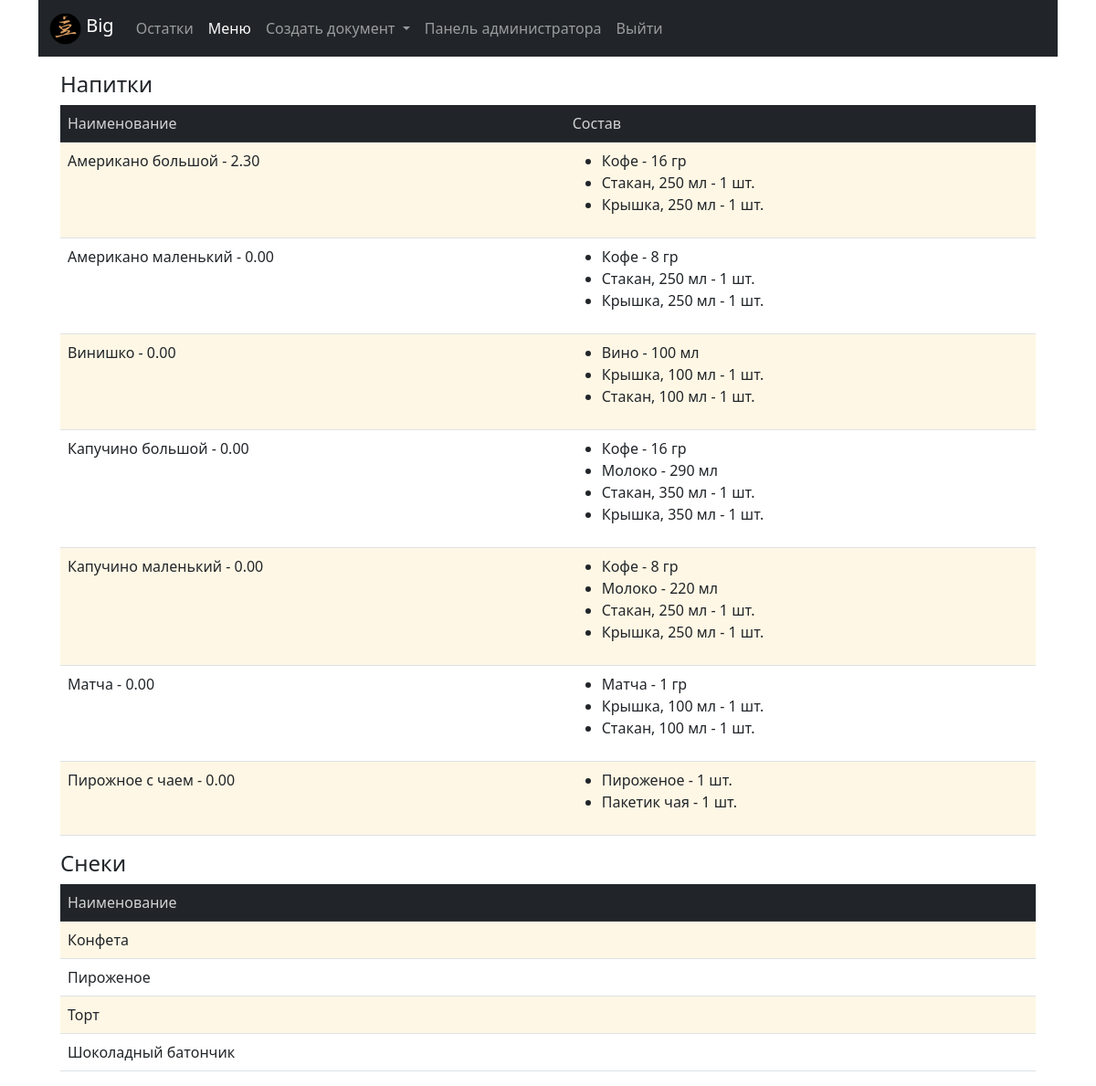
The app's page /menu (signed in) with its own data.
### cafecrm/models.py (models this page shows, shortened)
class Drink(models.Model):
    DRINK = 'drink'
    SNACK = 'snack'
    MENU_TYPE = ((DRINK, 'напиток'), (SNACK, 'штучный товар'))
    drink_name = models.CharField(max_length=50, verbose_name='Название')
    slug = models.SlugField(unique='drink_name', blank=True)
    menu_type = models.CharField(max_length=20, choices=MENU_TYPE, verbose_name='Категория')
    price = models.DecimalField(max_digits=10, decimal_places=2, default=0.00, verbose_name='Цена', blank=True, null=True)
    class Meta:
        ordering = ('drink_name',)
        verbose_name = 'Drink'
        verbose_name_plural = 'Drinks'

class DrinkItem(models.Model):
    drink = models.ForeignKey(Drink, related_name='items', on_delete=models.CASCADE, verbose_name='Название')
    product = models.ForeignKey(Products, related_name='drink_items', on_delete=models.PROTECT, verbose_name='Продукт')
    quantity = models.PositiveIntegerField(default=0, verbose_name='Количество')

class Products(models.Model):
    PRODUCT = 'product'
    SNACK = 'snack'
    TARE = 'tare'
    PRODUCT_TYPE = ((PRODUCT, 'продукт'), (SNACK, 'штучный товар'), (TARE, 'тара'))
    PC = 'шт.'
    ML = 'мл'
    GR = 'гр'
    UNITS = ((PC, 'шт.'), (ML, 'мл'), (GR, 'гр'))
    product_name = models.CharField(max_length=250, verbose_name='Наименование')
    unit = models.CharField(max_length=20, choices=UNITS, verbose_name='Единица измерения')
    product_type = models.CharField(max_length=20, choices=PRODUCT_TYPE, verbose_name='Категория')
    slug = models.SlugField(max_length=200, db_index=True, unique='product_name')
    price = models.DecimalField(max_digits=10, decimal_places=2, default=0.00, verbose_name='Цена', blank=True, null=True)
    stock = models.PositiveIntegerField(default=0, verbose_name='Остаток', blank=True, null=True)
    min_stock = models.PositiveSmallIntegerField(default=0, verbose_name='Минимальный остаток', blank=True, null=True)
    description = models.TextField(blank=True, verbose_name='Описание')
    need_to_order = property(
        lambda self: (self.min_stock - self.stock if self.stock < self.min_stock else 0)
        )
    class Meta:
        verbose_name = 'Product'
        verbose_name_plural = 'Products'
        ordering = ['product_type', 'product_name']
        index_together = (('id', 'slug'),)
    def __str__(self):
        return '{}'.format(self.product_name)

### cafecrm/views.py (the view)
# urls.py: path('menu', views.menu, name='menu'),
def menu(request):
    menu_drinks = Drink.objects.filter(menu_type='drink').order_by('drink_name')
    menu_snack = Drink.objects.filter(menu_type='snack').order_by('drink_name')
    drink_items = DrinkItem.objects.all()
    context = {
        'drink_items': drink_items,
        'menu_drinks': menu_drinks,
        'menu_snack': menu_snack,
    }
    return render(request,
                  'cafecrm/menu.html', context)

### doc_temp/context_processors.py (called while the page is built)
def doc(request):
    return {'doc_temp': Doctemp(request)}

### templates/cafecrm/menu.html (shortened to what this page needs)
{% extends "cafecrm/base.html" %}
{% load static %}
{% block content %}
<div class="container mt-3">
  <h4>Напитки</h4>
  <table class="table table-striped">
    <thead class="table-dark">
      <tr>
        <th>Наименование</th>
        <th>Состав</th>
      </tr>
    </thead>
    <tbody>
      {% for el in menu_drinks %}
        <tr>
          <td> {{ el.drink_name }} - {{ el.price }}</td>
          <td>
            <ul>
            {% for item in drink_items %}
              {% if item.drink_id == el.id %}
                <li>
                  {{ item.product }} - {{ item.quantity }} {{ item.product.unit }}
                </li>
              {% endif %}
            {% endfor %}
            </ul>
          </td>
        </tr>
      {% endfor %}
    </tbody>
  </table>
</div>
<div class="container mt-3">
  <h4>Снеки</h4>
  <table class="table table-striped">
    <thead class="table-dark">
      <tr>
        <th>Наименование</th>
      </tr>
    </thead>
    <tbody>
      {% for sn in menu_snack %}
        <tr>
          <td> {{ sn.drink_name }} </td>
        </tr>
      {% endfor %}
    </tbody>
  </table>
</div>
{% endblock %}

### templates/cafecrm/base.html (shortened to what this page needs)
{% load static %}
<!DOCTYPE html>
<html lang="en">
<head>
    <link rel="stylesheet" href="{% static 'cafecrm/css/bootstrap/css/bootstrap.min.css'%}" type="text/css">
    <link rel="stylesheet" href="{% static 'cafecrm/css/style.css'%}" type="text/css">
</head>
<body>
<div class="container">
  <nav class="navbar navbar-expand-lg navbar-dark bg-dark">
    <div class="container-fluid">
    <a class="navbar-brand" href="{% url 'cafecrm:home' %}">
      <img src="{% static 'cafecrm/img/minilogo_200x200.png' %}" alt="Logo" width="35" height="35" class="d-inline-block align-text-top">
      {{ user.first_name }}
    </a>
    {% if user.is_superuser %}
      <div class="collapse navbar-collapse" id="navbarNavDarkDropdown">
        <ul class="navbar-nav">
          <li class="nav-item">
            <a class="nav-link {% if request.resolver_match.url_name == 'stock' %} active {% endif %}"
            aria-current="page" href="{% url 'cafecrm:stock' %}"  hreflang="ar">Остатки</a>
          </li>
          <li class="nav-item">
            <a class="nav-link {% if request.resolver_match.url_name == 'menu' %} active {% endif %}"
            aria-current="page" href="{% url 'cafecrm:menu' %}">Меню</a>
          </li>
          <li class="nav-item dropdown">
            <a class="nav-link dropdown-toggle {% if request.resolver_match.url_name == 'add_simple_product' or request.resolver_match.url_name == 'products' or request.resolver_match.url_name == 'drinks'%} active {% endif %}"
            aria-current="page" href="#" role="button" data-bs-toggle="dropdown" aria-expanded="false">
            Создать документ
            </a>
          </li>
          <li class="nav-item">
            <a class="nav-link" href="admin/">Панель администратора</a>
          </li>
          <li class="nav-item">
            <a class="nav-link" href="{% url 'cafecrm:logout' %}">Выйти</a>
          </li>
        </ul>
      </div>
    {% endif %}
    </div>
  </nav>
<div class="container">
{% block content %}
{% endblock %}
</div>
</div>
</body>
</html>

### cafecrm/static/cafecrm/css/style.css (style rules this page uses)
:root { --color-gold: #e0a164 }
.table-striped>tbody>tr:nth-of-type(odd)>* { --bs-table-accent-bg: var(--bs-table-striped-bg); }
th { font-weight: inherit; color: rgba(255, 255, 255, 0.8) !important; }

### records on screen
Drink: drink_name "Американо большой", price "2.30"
DrinkItem: product "Кофе", quantity "16", product.unit "гр"
DrinkItem: product "Стакан, 250 мл", quantity "1", product.unit "шт."
DrinkItem: product "Крышка, 250 мл", quantity "1", product.unit "шт."
Drink: drink_name "Американо маленький", price "0.00"
DrinkItem: product "Кофе", quantity "8", product.unit "гр"
DrinkItem: product "Стакан, 250 мл", quantity "1", product.unit "шт."
DrinkItem: product "Крышка, 250 мл", quantity "1", product.unit "шт."
Drink: drink_name "Винишко", price "0.00"
DrinkItem: product "Вино", quantity "100", product.unit "мл"
DrinkItem: product "Крышка, 100 мл", quantity "1", product.unit "шт."
DrinkItem: product "Стакан, 100 мл", quantity "1", product.unit "шт."
Drink: drink_name "Капучино большой", price "0.00"
DrinkItem: product "Кофе", quantity "16", product.unit "гр"
DrinkItem: product "Молоко", quantity "290", product.unit "мл"
DrinkItem: product "Стакан, 350 мл", quantity "1", product.unit "шт."
DrinkItem: product "Крышка, 350 мл", quantity "1", product.unit "шт."
Drink: drink_name "Капучино маленький", price "0.00"
DrinkItem: product "Кофе", quantity "8", product.unit "гр"
DrinkItem: product "Молоко", quantity "220", product.unit "мл"
DrinkItem: product "Стакан, 250 мл", quantity "1", product.unit "шт."
DrinkItem: product "Крышка, 250 мл", quantity "1", product.unit "шт."
Drink: drink_name "Матча", price "0.00"
DrinkItem: product "Матча", quantity "1", product.unit "гр"
DrinkItem: product "Крышка, 100 мл", quantity "1", product.unit "шт."
DrinkItem: product "Стакан, 100 мл", quantity "1", product.unit "шт."
Drink: drink_name "Пирожное с чаем", price "0.00"
DrinkItem: product "Пироженое", quantity "1", product.unit "шт."
DrinkItem: product "Пакетик чая", quantity "1", product.unit "шт."
Drink: drink_name "Конфета"
Drink: drink_name "Пироженое"
Drink: drink_name "Торт"
Drink: drink_name "Шоколадный батончик"

### other values on screen
{{ user.first_name }} "Big"
